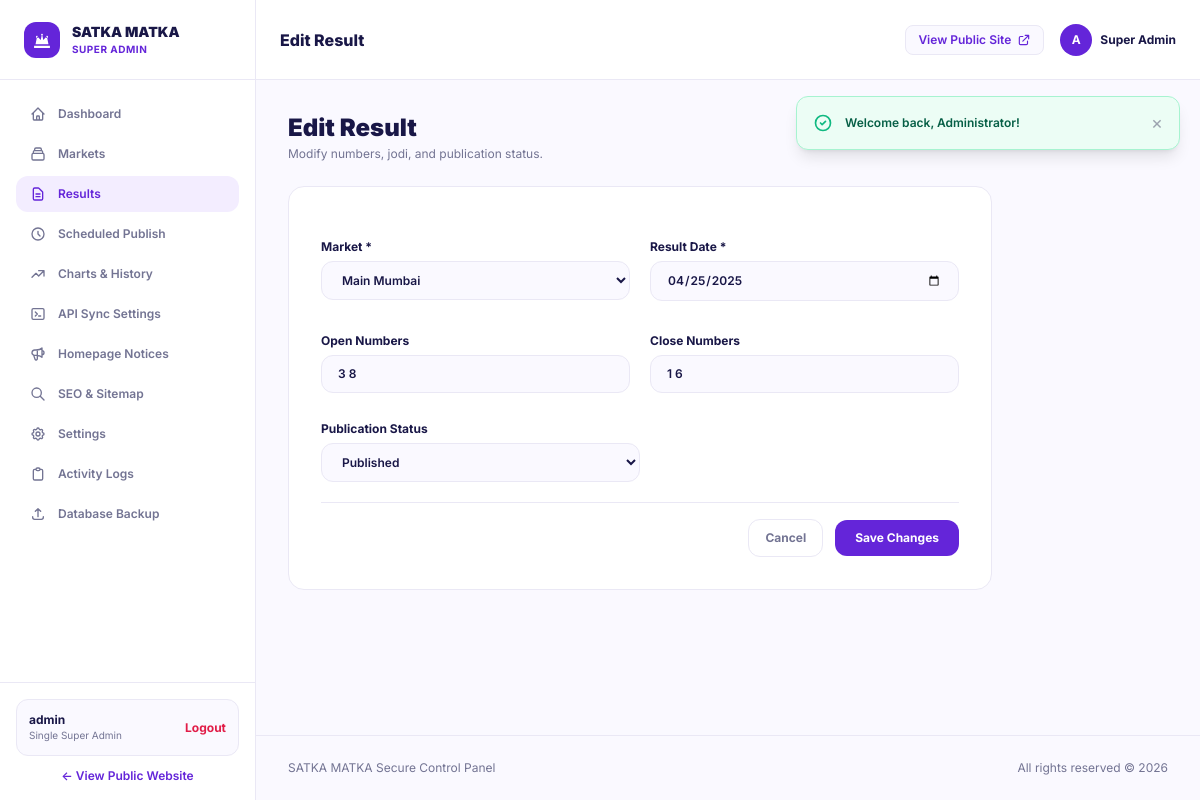
Screenshot of /admin/results/edit.php?id=2 (signed in) with the database file from the repository.
### tables this page shows
CREATE TABLE IF NOT EXISTS results (
    id INT AUTO_INCREMENT PRIMARY KEY,
    market_id INT NOT NULL,
    result_date DATE NOT NULL,
    open_panna VARCHAR(10) NULL,
    open_digit VARCHAR(5) NULL,
    close_digit VARCHAR(5) NULL,
    close_panna VARCHAR(10) NULL,
    open_display VARCHAR(20) NULL,
    close_display VARCHAR(20) NULL,
    jodi VARCHAR(10) NULL,
    full_result VARCHAR(50) NULL,
    status VARCHAR(20) NOT NULL DEFAULT 'published',
    published_at DATETIME NULL,
    created_at DATETIME NOT NULL DEFAULT CURRENT_TIMESTAMP,
    updated_at DATETIME NOT NULL DEFAULT CURRENT_TIMESTAMP ON UPDATE CURRENT_TIMESTAMP,
    UNIQUE KEY uq_market_date (market_id, result_date),
    INDEX idx_result_date (result_date),
    INDEX idx_market_id (market_id)
);

CREATE TABLE IF NOT EXISTS markets (
    id INT AUTO_INCREMENT PRIMARY KEY,
    name VARCHAR(100) NOT NULL,
    slug VARCHAR(120) NOT NULL UNIQUE,
    open_time VARCHAR(20) NOT NULL,
    close_time VARCHAR(20) NOT NULL,
    status VARCHAR(20) NOT NULL DEFAULT 'active',
    is_live TINYINT(1) NOT NULL DEFAULT 0,
    is_featured TINYINT(1) NOT NULL DEFAULT 1,
    display_order INT NOT NULL DEFAULT 0,
    seo_title VARCHAR(255) NULL,
    seo_description TEXT NULL,
    created_at DATETIME NOT NULL DEFAULT CURRENT_TIMESTAMP,
    updated_at DATETIME NOT NULL DEFAULT CURRENT_TIMESTAMP ON UPDATE CURRENT_TIMESTAMP
);

### app/models/Market.php (called while the page is built, shortened)
<?php
class Market {
    public static function all(string $status = ''): array {
        $pdo = Database::getConnection();
        if ($status) {
            $stmt = $pdo->prepare("SELECT * FROM markets WHERE status = ? ORDER BY display_order ASC, id ASC");
            $stmt->execute([$status]);
        } else {
            $stmt = $pdo->query("SELECT * FROM markets ORDER BY display_order ASC, id ASC");
        }
        return $stmt->fetchAll();
    }
    public static function getActive(): array {
        return self::all('active');
    }
}

### app/helpers/security.php (called while the page is built, shortened)
<?php
function e(?string $value): string {
    return htmlspecialchars($value ?? '', ENT_QUOTES | ENT_SUBSTITUTE, 'UTF-8');
}

### admin/results/edit.php (the view, shortened to what this page needs)
<?php
$id = (int)($_GET['id'] ?? 0);
$pdo = Database::getConnection();
$stmt = $pdo->prepare("SELECT * FROM results WHERE id = ?");
$stmt->execute([$id]);
$result = $stmt->fetch();
$markets = Market::getActive();
require __DIR__ . '/../includes/head.php';
require __DIR__ . '/../includes/sidebar.php';
?>
<div class="flex-1 flex flex-col min-w-0">
  <?php require __DIR__ . '/../includes/header.php'; ?>
  <?php require __DIR__ . '/../../includes/flash-message.php'; ?>
  <main class="p-6 sm:p-8 space-y-6 flex-1 max-w-3xl">
    <div class="flex items-center justify-between">
      <div>
        <h1 class="text-2xl font-black text-[#191747]">Edit Result</h1>
        <p class="text-xs text-[#737493] mt-0.5">Modify numbers, jodi, and publication status.</p>
      </div>
      <a href="/admin/results/index.php" class="text-xs font-bold text-[#6425D9] hover:underline">&larr; Back to Results</a>
    </div>
    <form action="/admin/results/edit.php?id=<?= $result['id'] ?>" method="POST" class="bg-white rounded-2xl border border-[#EAE8F5] p-6 sm:p-8 shadow-xs space-y-5">
      <div class="grid grid-cols-1 sm:grid-cols-2 gap-5">
        <div>
          <label class="block text-xs font-bold text-[#191747] mb-1.5">Market *</label>
          <select name="market_id" required class="w-full px-4 py-2.5 rounded-xl bg-[#FAF9FF] border border-[#EAE8F5] text-xs font-semibold text-[#191747]">
            <?php foreach ($markets as $m): ?>
              <option value="<?= $m['id'] ?>" <?= $result['market_id'] == $m['id'] ? 'selected' : '' ?>>
                <?= e($m['name']) ?>
              </option>
            <?php endforeach; ?>
          </select>
        </div>
        <div>
          <label class="block text-xs font-bold text-[#191747] mb-1.5">Result Date *</label>
          <input type="date" name="result_date" value="<?= e($result['result_date']) ?>" required class="w-full px-4 py-2.5 rounded-xl bg-[#FAF9FF] border border-[#EAE8F5] text-xs font-semibold text-[#191747]">
        </div>
      </div>
      <div class="grid grid-cols-1 sm:grid-cols-2 gap-5 pt-3">
        <div>
          <label class="block text-xs font-bold text-[#191747] mb-1.5">Open Numbers</label>
          <input type="text" name="open_display" value="<?= e($result['open_display']) ?>" class="w-full px-4 py-2.5 rounded-xl bg-[#FAF9FF] border border-[#EAE8F5] text-xs font-semibold text-[#191747]">
        </div>
        <div>
          <label class="block text-xs font-bold text-[#191747] mb-1.5">Close Numbers</label>
          <input type="text" name="close_display" value="<?= e($result['close_display']) ?>" class="w-full px-4 py-2.5 rounded-xl bg-[#FAF9FF] border border-[#EAE8F5] text-xs font-semibold text-[#191747]">
        </div>
      </div>
      <div class="pt-2">
        <label class="block text-xs font-bold text-[#191747] mb-1.5">Publication Status</label>
        <select name="status" class="w-full sm:w-1/2 px-4 py-2.5 rounded-xl bg-[#FAF9FF] border border-[#EAE8F5] text-xs font-semibold text-[#191747]">
          <option value="published" <?= $result['status'] === 'published' ? 'selected' : '' ?>>Published</option>
        </select>
      </div>
      <div class="pt-4 border-t border-[#EAE8F5] flex items-center justify-end space-x-3">
        <a href="/admin/results/index.php" class="px-4 py-2.5 rounded-xl border border-[#EAE8F5] text-xs font-bold text-[#737493] hover:bg-[#FAF9FF]">Cancel</a>
        <button type="submit" class="px-5 py-2.5 rounded-xl bg-[#6425D9] hover:bg-[#521ec2] text-white text-xs font-bold shadow-xs transition">Save Changes</button>
      </div>
    </form>
  </main>
  <?php require __DIR__ . '/../includes/footer.php'; ?>

### assets/css/app.css (style rules this page uses)
:root { --primary-purple: #6425D9; --deep-purple: #35156F; --light-purple: #F3EDFF; --main-bg: #FFFFFF; --soft-bg: #FAF9FF; --primary-text: #191747; --secondary-text: #737493; --border-color: #EAE8F5; --success-green: #16A779; }
body { font-family: 'Inter', -apple-system, BlinkMacSystemFont, 'Segoe UI', Roboto, Helvetica, Arial, sans-serif; color: var(--primary-text); background-color: var(--soft-bg); -webkit-font-smoothing: antialiased; }

### rows the page displays
results: market_id "Main Mumbai", result_date "04/25/2025", open_display "3 8", close_display "1 6", status "Published"

### other values shown
$pageTitle "Edit Result"
$f['message'] "Welcome back, Administrator!"
